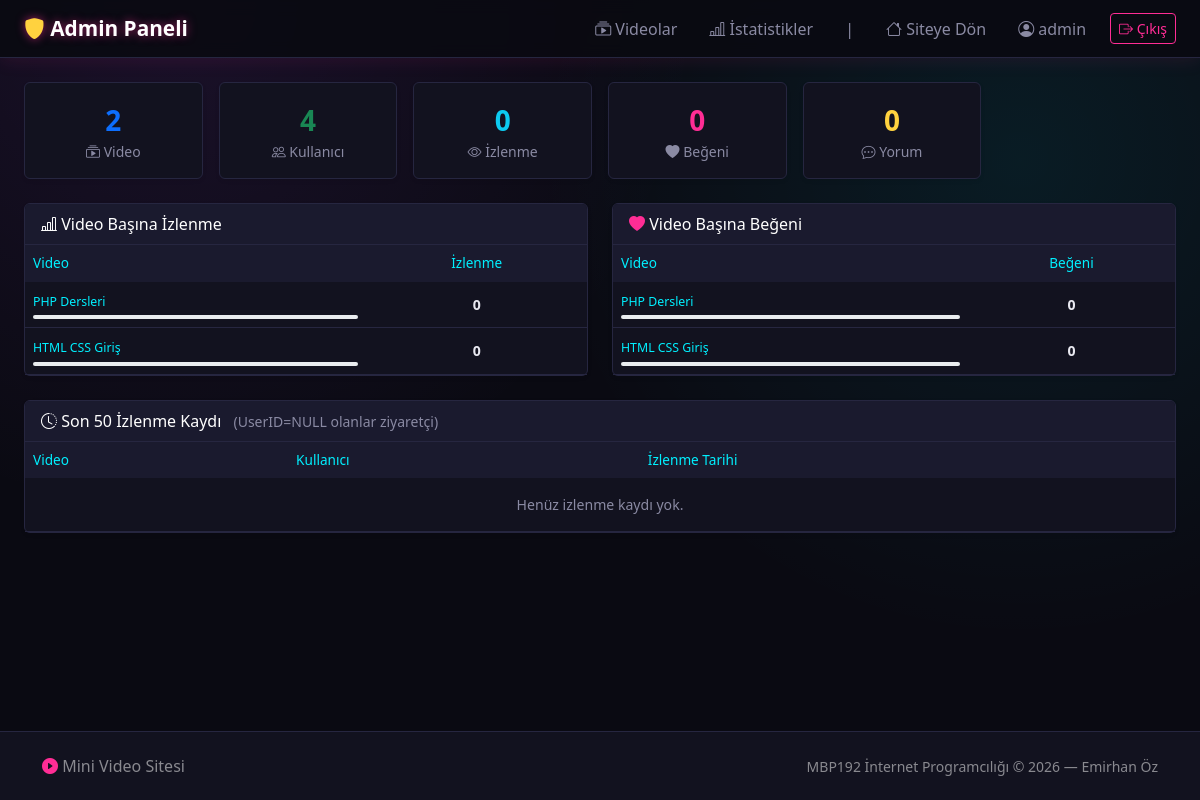
The app's page /stats.php (signed in) with its own data.
### tables this page shows
CREATE TABLE Videos (
    VideoID      INT           AUTO_INCREMENT PRIMARY KEY,
    Title        VARCHAR(200)  NOT NULL,
    Description  TEXT          NULL,
    VideoURL     VARCHAR(500)  NOT NULL,
    ThumbnailURL VARCHAR(500)  NULL,
    CategoryID   INT           NULL,
    UploaderID   INT           NOT NULL,
    ViewCount    INT           NOT NULL DEFAULT 0,
    CreatedAt    DATETIME      NOT NULL DEFAULT CURRENT_TIMESTAMP,
    FOREIGN KEY (CategoryID)  REFERENCES Categories(CategoryID) ON DELETE SET NULL,
    FOREIGN KEY (UploaderID)  REFERENCES Users(UserID) ON DELETE CASCADE
);

### stats.php (the view, shortened to what this page needs)
<?php
require_once __DIR__ . '/db.php';
$viewStats = $conn->query("
    SELECT v.VideoID, v.Title, v.ViewCount,
           COUNT(wh.HistoryID) AS WatchCount
    FROM Videos v
    LEFT JOIN Watch_History wh ON wh.VideoID = v.VideoID
    GROUP BY v.VideoID, v.Title, v.ViewCount
    ORDER BY WatchCount DESC
")->fetch_all(MYSQLI_ASSOC);
$recentViews = $conn->query("
    SELECT v.Title, u.Username, wh.WatchedAt, wh.VideoID
    FROM Watch_History wh
    JOIN Videos v ON wh.VideoID = v.VideoID
    LEFT JOIN Users u ON wh.UserID = u.UserID
    ORDER BY wh.WatchedAt DESC
    LIMIT 50
")->fetch_all(MYSQLI_ASSOC);
$likeStats = $conn->query("
    SELECT v.VideoID, v.Title, COUNT(l.LikeID) AS LikeCount
    FROM Videos v
    LEFT JOIN Likes l ON l.VideoID = v.VideoID
    GROUP BY v.VideoID, v.Title
    ORDER BY LikeCount DESC
")->fetch_all(MYSQLI_ASSOC);
$totals = $conn->query("
    SELECT
        (SELECT COUNT(*) FROM Videos)        AS total_videos,
        (SELECT COUNT(*) FROM Users)         AS total_users,
        (SELECT COUNT(*) FROM Watch_History) AS total_views,
        (SELECT COUNT(*) FROM Likes)         AS total_likes,
        (SELECT COUNT(*) FROM Comments)      AS total_comments
")->fetch_assoc();
include_once __DIR__ . '/admin_header.php';
?>
<div class="row g-3 mb-4">
    <div class="col-6 col-md-4 col-lg-2">
        <div class="card text-center border-0 shadow-sm">
            <div class="card-body py-3">
                <div class="fs-3 fw-bold text-primary"><?= $totals['total_videos'] ?></div>
                <div class="small text-muted"><i class="bi bi-collection-play"></i> Video</div>
            </div>
        </div>
    </div>
    <div class="col-6 col-md-4 col-lg-2">
        <div class="card text-center border-0 shadow-sm">
            <div class="card-body py-3">
                <div class="fs-3 fw-bold text-success"><?= $totals['total_users'] ?></div>
                <div class="small text-muted"><i class="bi bi-people"></i> Kullanıcı</div>
            </div>
        </div>
    </div>
    <div class="col-6 col-md-4 col-lg-2">
        <div class="card text-center border-0 shadow-sm">
            <div class="card-body py-3">
                <div class="fs-3 fw-bold text-info"><?= $totals['total_views'] ?></div>
                <div class="small text-muted"><i class="bi bi-eye"></i> İzlenme</div>
            </div>
        </div>
    </div>
    <div class="col-6 col-md-4 col-lg-2">
        <div class="card text-center border-0 shadow-sm">
            <div class="card-body py-3">
                <div class="fs-3 fw-bold text-danger"><?= $totals['total_likes'] ?></div>
                <div class="small text-muted"><i class="bi bi-heart-fill"></i> Beğeni</div>
            </div>
        </div>
    </div>
    <div class="col-6 col-md-4 col-lg-2">
        <div class="card text-center border-0 shadow-sm">
            <div class="card-body py-3">
                <div class="fs-3 fw-bold text-warning"><?= $totals['total_comments'] ?></div>
                <div class="small text-muted"><i class="bi bi-chat-dots"></i> Yorum</div>
            </div>
        </div>
    </div>
</div>
<div class="row g-4">
    <div class="col-lg-6">
        <div class="card shadow-sm border-0">
            <div class="card-header bg-dark text-white">
                <i class="bi bi-bar-chart-line"></i> Video Başına İzlenme
            </div>
            <div class="card-body p-0">
                <div class="table-responsive">
                    <table class="table table-hover admin-table mb-0">
                        <thead>
                            <tr>
                                <th>Video</th>
                                <th class="text-center">İzlenme</th>
                            </tr>
                        </thead>
                        <tbody>
                            <?php if (empty($viewStats)): ?>
                                <tr><td colspan="2" class="text-center text-muted py-3">Henüz izlenme yok.</td></tr>
                            <?php else: ?>
                                <?php
                                foreach ($viewStats as $row):
                                ?>
                                    <tr>
                                        <td>
                                            <a href="video_detail.php?id=<?= $row['VideoID'] ?>"
                                               target="_blank" class="text-decoration-none small">
                                                <?= htmlspecialchars($row['Title'], ENT_QUOTES, 'UTF-8') ?>
                                            </a>
                                            <div class="progress mt-1" style="height:4px;">
                                            </div>
                                        </td>
                                        <td class="text-center fw-bold"><?= $row['WatchCount'] ?></td>
                                    </tr>
                                <?php endforeach; ?>
                            <?php endif; ?>
                        </tbody>
                    </table>
                </div>
            </div>
        </div>
    </div>
    <div class="col-lg-6">
        <div class="card shadow-sm border-0">
            <div class="card-header bg-dark text-white">
                <i class="bi bi-heart-fill text-danger"></i> Video Başına Beğeni
            </div>
            <div class="card-body p-0">
                <div class="table-responsive">
                    <table class="table table-hover admin-table mb-0">
                        <thead>
                            <tr>
                                <th>Video</th>
                                <th class="text-center">Beğeni</th>
                            </tr>
                        </thead>
                        <tbody>
                            <?php if (empty($likeStats)): ?>
                                <tr><td colspan="2" class="text-center text-muted py-3">Henüz beğeni yok.</td></tr>
                            <?php else: ?>
                                <?php
                                foreach ($likeStats as $row):
                                ?>
                                    <tr>
                                        <td>
                                            <a href="video_detail.php?id=<?= $row['VideoID'] ?>"
                                               target="_blank" class="text-decoration-none small">
                                                <?= htmlspecialchars($row['Title'], ENT_QUOTES, 'UTF-8') ?>
                                            </a>
                                            <div class="progress mt-1" style="height:4px;">
                                            </div>
                                        </td>
                                        <td class="text-center fw-bold"><?= $row['LikeCount'] ?></td>
                                    </tr>
                                <?php endforeach; ?>
                            <?php endif; ?>
                        </tbody>
                    </table>
                </div>
            </div>
        </div>
    </div>
    <div class="col-12">
        <div class="card shadow-sm border-0">
            <div class="card-header bg-dark text-white">
                <i class="bi bi-clock-history"></i> Son 50 İzlenme Kaydı
                <small class="text-muted ms-2">(UserID=NULL olanlar ziyaretçi)</small>
            </div>
            <div class="card-body p-0">
                <div class="table-responsive">
                    <table class="table table-hover admin-table mb-0">
                        <thead>
                            <tr>
                                <th>Video</th>
                                <th>Kullanıcı</th>
                                <th>İzlenme Tarihi</th>
                            </tr>
                        </thead>
                        <tbody>
                            <?php if (empty($recentViews)): ?>
                                <tr>
                                    <td colspan="3" class="text-center text-muted py-3">Henüz izlenme kaydı yok.</td>
                                </tr>
                            <?php endif; ?>
                        </tbody>
                    </table>
                </div>
            </div>
        </div>
    </div>
</div>
</div>
<?php include_once __DIR__ . '/footer.php'; ?>

### style.css (style rules this page uses)
:root { --bg: #0a0a12; --surface: #12121f; --surface-2: #1a1a2e; --border: #262640; --text: #e8e8f0; --text-muted: #8a8aa3; --neon-pink: #ff2d95; --neon-cyan: #00f0ff; --neon-purple: #b14dff; --neon-green: #39ff88; --neon-yellow: #ffd23f; }
body { background-color: var(--bg); background-image: radial-gradient(circle at 15% 0%, rgba(177,77,255,0.10), transparent 40%), radial-gradient(circle at 85% 20%, rgba(0,240,255,0.08), transparent 40%); background-attachment: fixed; color: var(--text); font-family: 'Segoe UI', Tahoma, Geneva, Verdana, sans-serif; }
.text-muted { color: var(--text-muted) !important; }
a { color: var(--neon-cyan); }
.card { background-color: var(--surface); border: 1px solid var(--border) !important; color: var(--text); }
.card-header.bg-dark { background-color: var(--surface-2) !important; border-bottom: 1px solid var(--border); }
.form-label, dt, dd, .card-body, p, h1,h2,h3,h4,h5,h6 { color: var(--text); }
.text-danger { color: var(--neon-pink) !important; }
.text-warning { color: var(--neon-yellow) !important; }
.table { color: var(--text); }
.admin-table thead th { background-color: var(--surface-2); color: var(--neon-cyan); font-weight: 500; font-size: 0.85rem; border: none; }
.admin-table tbody td { vertical-align: middle; font-size: 0.88rem; border-color: var(--border); color: var(--text); }
html, body { min-height: 100%; }
body { min-height: 100vh; display: flex; flex-direction: column; }
.admin-table { --bs-table-bg: transparent; --bs-table-hover-bg: rgba(255,255,255,0.035); overflow: visible; }
.admin-table th { white-space: nowrap; }
.admin-table td { vertical-align: middle; }

### records on screen
videos: Title "PHP Dersleri", WatchCount "0", LikeCount "0"
videos: Title "HTML CSS Giriş", WatchCount "0", LikeCount "0"

### other values on screen
$_SESSION['username'] "admin"
$totals['total_videos'] "2"
$totals['total_users'] "4"
$totals['total_views'] "0"
$totals['total_likes'] "0"
$totals['total_comments'] "0"
